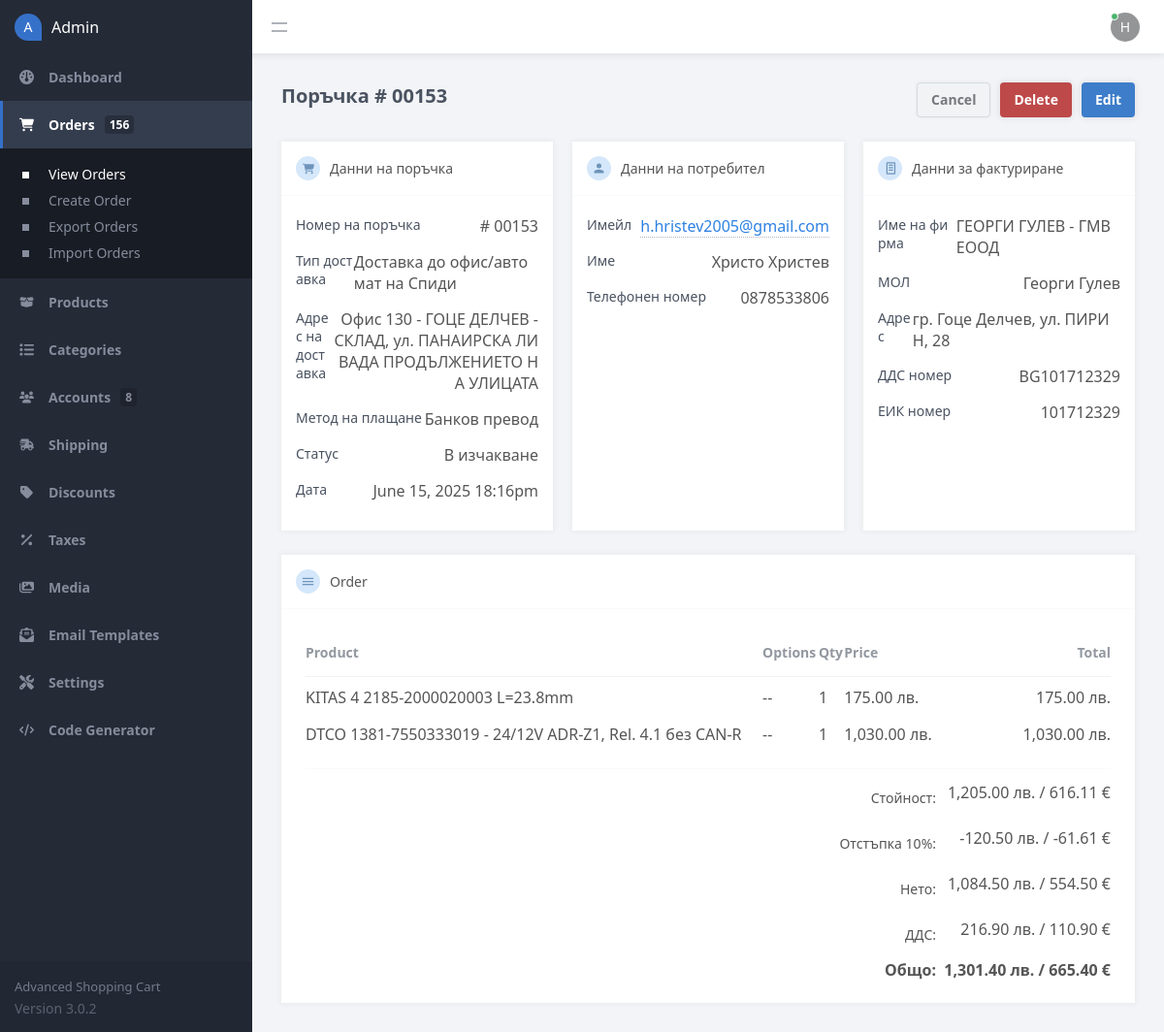
The app's page /admin/index.php?page=order&id=153 (signed in) with its own data.
### tables this page shows
CREATE TABLE `transactions` (
  `id` int(11) NOT NULL,
  `txn_id` varchar(255) NOT NULL,
  `payment_amount` decimal(7,2) NOT NULL,
  `payment_status` varchar(30) NOT NULL,
  `created` datetime NOT NULL,
  `payer_email` varchar(255) NOT NULL DEFAULT '',
  `first_name` varchar(100) NOT NULL DEFAULT '',
  `last_name` varchar(100) NOT NULL DEFAULT '',
  `address_street` varchar(255) NOT NULL DEFAULT '',
  `address_city` varchar(100) NOT NULL DEFAULT '',
  `address_state` varchar(100) NOT NULL DEFAULT '',
  `address_zip` varchar(50) NOT NULL DEFAULT '',
  `address_country` varchar(100) NOT NULL DEFAULT '',
  `account_id` int(11) DEFAULT NULL,
  `payment_method` varchar(50) NOT NULL DEFAULT 'website',
  `shipping_method` varchar(255) NOT NULL DEFAULT '',
  `shipping_amount` decimal(7,2) NOT NULL DEFAULT 0.00,
  `discount_code` varchar(50) NOT NULL DEFAULT '',
  `mol` varchar(30) NOT NULL,
  `company` varchar(30) NOT NULL,
  `address_company` varchar(50) NOT NULL,
  `dds` varchar(15) NOT NULL,
  `eik` varchar(15) NOT NULL,
  `speedy` varchar(5) NOT NULL,
  `tel` varchar(15) NOT NULL,
  `tracking_no` int(11) NOT NULL
);

CREATE TABLE `accounts` (
  `id` int(11) NOT NULL,
  `email` varchar(255) NOT NULL,
  `password` varchar(255) NOT NULL,
  `role` enum('Member','Admin','Workshop') NOT NULL DEFAULT 'Member',
  `first_name` varchar(100) NOT NULL,
  `last_name` varchar(100) NOT NULL,
  `address_street` varchar(255) NOT NULL,
  `address_city` varchar(100) NOT NULL,
  `address_state` varchar(100) NOT NULL,
  `address_zip` varchar(50) NOT NULL,
  `address_country` varchar(100) NOT NULL,
  `registered` datetime NOT NULL DEFAULT current_timestamp(),
  `workshop` int(1) NOT NULL,
  `mol` varchar(50) NOT NULL,
  `company` varchar(50) NOT NULL,
  `address_company` varchar(50) NOT NULL,
  `dds` varchar(50) NOT NULL,
  `eik` varchar(50) NOT NULL,
  `speedy` varchar(5) NOT NULL,
  `tel` varchar(15) NOT NULL,
  `status` varchar(255) NOT NULL
);

CREATE TABLE `transactions_items` (
  `id` int(11) NOT NULL,
  `txn_id` varchar(255) NOT NULL,
  `item_id` int(11) NOT NULL,
  `item_price` decimal(7,2) NOT NULL,
  `item_quantity` int(11) NOT NULL,
  `item_options` varchar(255) NOT NULL
);

CREATE TABLE `products` (
  `id` int(11) NOT NULL,
  `title` varchar(200) NOT NULL,
  `description` text NOT NULL,
  `sku` varchar(255) NOT NULL DEFAULT '',
  `price` decimal(7,2) NOT NULL,
  `rrp` decimal(7,2) NOT NULL DEFAULT 0.00,
  `quantity` int(11) NOT NULL,
  `created` datetime NOT NULL,
  `weight` decimal(7,2) NOT NULL DEFAULT 0.00,
  `url_slug` varchar(255) NOT NULL DEFAULT '',
  `product_status` tinyint(1) NOT NULL DEFAULT 1,
  `subscription` tinyint(1) NOT NULL DEFAULT 0,
  `subscription_period` int(11) NOT NULL DEFAULT 0,
  `subscription_period_type` varchar(50) NOT NULL DEFAULT 'day',
  `serial_number` varchar(50) NOT NULL
);

### admin/index.php (called while the page is built, shortened)
<?php
include '../functions.php';
$pdo = pdo_connect_mysql();
$page = isset($_GET['page']) && file_exists($_GET['page'] . '.php') ? $_GET['page'] : 'dashboard';
$accounts_total = $pdo->query('SELECT COUNT(*) AS total FROM accounts')->fetchColumn();
$orders_total = $pdo->query('SELECT COUNT(*) AS total FROM transactions')->fetchColumn();
include $page . '.php';
?>

### admin/order.php (the view, shortened to what this page needs)
<?php
$stmt = $pdo->prepare('SELECT ti.*, p.title FROM transactions t JOIN transactions_items ti ON ti.txn_id = t.txn_id LEFT JOIN products p ON p.id = ti.item_id WHERE t.id = ?');
$stmt->execute([ $_GET['id'] ]);
$order_items = $stmt->fetchAll(PDO::FETCH_ASSOC);
$stmt = $pdo->prepare('SELECT a.email, a.id AS a_id, a.first_name AS a_first_name, a.last_name AS a_last_name, a.address_street AS a_address_street, a.address_city AS a_address_city, a.address_state AS a_address_state, a.address_zip AS a_address_zip, a.address_country AS a_address_country, t.* FROM transactions t LEFT JOIN transactions_items ti ON ti.txn_id = t.txn_id LEFT JOIN accounts a ON a.id = t.account_id WHERE t.id = ?');
$stmt->execute([ $_GET['id'] ]);
$order = $stmt->fetch(PDO::FETCH_ASSOC);
$order['id'] = sprintf('%05d', $order['id']);
?>
<?=template_admin_header('Orders', 'orders')?>
<div class="content-title responsive-flex-wrap responsive-pad-bot-3">
    <h2 class="responsive-width-100">Поръчка # <?=$_GET['id']?></h2>
    <a href="index.php?page=orders" class="btn alt mar-right-2">Cancel</a>
    <a href="index.php?page=order&id=<?=$_GET['id']?>&delete=true" class="btn red mar-right-2" onclick="return confirm('Are you sure you want to delete this order?')">Delete</a>
    <a href="index.php?page=order_manage&id=<?=$_GET['id']?>" class="btn">Edit</a>
</div>
<div class="content-block-wrapper">
    <div class="content-block order-details">
        <div class="block-header">
            <div class="icon">
            </div>
            Данни на поръчка
        </div>
        <div class="order-detail">
            <h3>Номер на поръчка</h3>
            <p># <?=$order['id']?></p>
        </div>
                <div class="order-detail">
    <h3>Тип доставка</h3>
    <p>
        <?php
        if ($order['speedy'] === 'ofis') {
            echo 'Доставка до офис/автомат на Спиди';
        } elseif ($order['speedy'] === 'vrata') {
            echo 'Доставка до адрес със Спиди';
        }
        ?>
    </p>
</div>
        <div class="order-detail">
            <h3>Адрес на доставка</h3>
            <p style="text-align:right;"><?=htmlspecialchars($order['address_street'], ENT_QUOTES)?><br>
            </p>
        </div>
        <div class="order-detail">
            <h3>Метод на плащане</h3>
            <p><?=$order['payment_method']?></p>
        </div>
        <div class="order-detail">
            <h3>Статус</h3>
            <p><?=$order['payment_status']?></p>
        </div>
        <div class="order-detail">
            <h3>Дата</h3>
            <p><?=date('F j, Y H:ia', strtotime($order['created']))?></p>
        </div>
    </div>
    <div class="content-block order-details">
        <div class="block-header">
            <div class="icon">
                <svg width="15" height="15" xmlns="http://www.w3.org/2000/svg" viewBox="0 0 24 24"><path d="M12,4A4,4 0 0,1 16,8A4,4 0 0,1 12,12A4,4 0 0,1 8,8A4,4 0 0,1 12,4M12,14C16.42,14 20,15.79 20,18V20H4V18C4,15.79 7.58,14 12,14Z" /></svg>
            </div>
            Данни на потребител
        </div>
        <?php if ($order['email']): ?>
        <div class="order-detail">
            <h3>Имейл</h3>
            <p><a href="index.php?page=account&id=<?=$order['a_id']?>" target="_blank" class="link1" style="margin:0"><?=htmlspecialchars($order['email'], ENT_QUOTES)?></a></p>
        </div>
        <div class="order-detail">
            <h3>Име</h3>
            <p><?=htmlspecialchars($order['a_first_name'], ENT_QUOTES)?> <?=htmlspecialchars($order['a_last_name'], ENT_QUOTES)?></p>
        </div>
        <div class="order-detail">
            <h3>Телефонен номер</h3>
            <p><?=htmlspecialchars($order['tel'], ENT_QUOTES)?></p>
        </div>
        <?php else: ?>
        <p>The order is not associated with an account.</p>
        <?php endif; ?>
    </div>
    <div class="content-block order-details">
        <div class="block-header">
        <div class="icon">
    <svg width="15" height="15" xmlns="http://www.w3.org/2000/svg" viewBox="0 0 24 24">
        <path d="M19 2H8C6.9 2 6 2.9 6 4V20C6 21.1 6.9 22 8 22H19C20.1 22 21 21.1 21 20V4C21 2.9 20.1 2 19 2M19 20H8V4H19V20M10 6H17V8H10V6M10 10H17V12H10V10M10 14H17V16H10V14Z" />
    </svg>
</div>
            Данни за фактуриране
        </div>
        <div class="order-detail">
            <h3>Име на фирма</h3>
            <p><?=htmlspecialchars($order['company'], ENT_QUOTES)?></p>
        </div>
        <div class="order-detail">
            <h3>МОЛ</h3>
            <p><?=htmlspecialchars($order['mol'], ENT_QUOTES)?></p>
        </div>
        <div class="order-detail">
            <h3>Адрес</h3>
            <p><?=htmlspecialchars($order['address_company'], ENT_QUOTES)?></p>
        </div>
        <div class="order-detail">
            <h3>ДДС номер</h3>
            <p><?=htmlspecialchars($order['dds'], ENT_QUOTES)?></p>
        </div>
        <div class="order-detail">
            <h3>ЕИК номер</h3>
            <p><?=htmlspecialchars($order['eik'], ENT_QUOTES)?></p>
        </div>
    </div>
</div>
<div class="content-block">
    <div class="block-header">
        <div class="icon">
            <svg width="15" height="15" xmlns="http://www.w3.org/2000/svg" viewBox="0 0 24 24"><path d="M3,6H21V8H3V6M3,11H21V13H3V11M3,16H21V18H3V16Z" /></svg>
        </div>
        Order
    </div>
    <div class="table order-table">
        <table>
            <thead>
                <tr>
                    <td>Product</td>
                    <td>Options</td>
                    <td>Qty</td>
                    <td class="responsive-hidden">Price</td>
                    <td style="text-align:right;">Total</td>
                </tr>
            </thead>
            <tbody>
                <?php if (empty($order_items)): ?>
                <tr>
                    <td colspan="20" class="no-results">There are no order items.</td>
                </tr>
                <?php else: ?>
                <?php foreach ($order_items as $item): ?>
                <tr>
                    <td><?=$item['title'] ? htmlspecialchars($item['title'], ENT_QUOTES) : '(Product ' . $item['item_id'] . ')'?></td>
                    <td><?=$item['item_options'] ? htmlspecialchars(str_replace(',', ', ', $item['item_options']), ENT_QUOTES) : '--'?></td>
                    <td><?=$item['item_quantity']?></td>
                    <td class="responsive-hidden"><?=number_format($item['item_price'], 2)?> <?=currency_code?></td>
                    <td style="text-align:right;"><?=number_format($item['item_price']*$item['item_quantity'], 2)?> <?=currency_code?></td>
                </tr>
                <?php endforeach; ?>
                <?php endif; ?>
                <tr>
                    <td colspan="5" class="item-list-end"></td>
                </tr>
                <tr>
                    <td colspan="4" class="subtotal">Стойност:</td>
                    <td class="num"><?=number_format($order['payment_amount']/1.2/0.9, 2)?> <?=currency_code?> / <?=number_format($order['payment_amount']/1.2/0.9/1.95583, 2)?> €</td>
                </tr>
                <tr>
                    <td colspan="4" class="subtotal">Отстъпка 10%:</td>
                    <td class="num">-<?=number_format($order['payment_amount']/1.2/0.9*0.1, 2)?> <?=currency_code?> / -<?=number_format($order['payment_amount']/1.2/0.9*0.1/1.95583, 2)?> €</td>
                </tr>
                <tr>
                    <td colspan="4" class="subtotal">Нето:</td>
                    <td class="num"><?=number_format($order['payment_amount']/1.2, 2)?> <?=currency_code?> / <?=number_format($order['payment_amount']/1.2/1.95583, 2)?> €</td>
                </tr>
                <tr>
                    <td colspan="4" class="subtotal">ДДС:</td>
                    <td class="num"><?=number_format(($order['payment_amount']/1.2)* 0.2, 2)?> <?=currency_code?> / <?=number_format(($order['payment_amount']/1.2)* 0.2/1.95583, 2)?> €</td>
                </tr>
                <tr>
                    <td colspan="4" class="total"><b>Общо:</b></td>
                    <td class="num"><b><?=number_format($order['payment_amount'], 2)?> <?=currency_code?> / <?=number_format($order['payment_amount']/1.95583, 2)?> €</b></td>
                </tr>
            </tbody>
        </table>
    </div>
</div>
<?=template_admin_footer()?>

### records on screen
transactions: id "00153", address_street "Офис 130 - ГОЦЕ ДЕЛЧЕВ - СКЛАД, ул. ПАНАИРСКА ЛИВАДА ПРOДЪЛЖЕНИЕТО НА УЛИЦАТА", payment_method "Банков превод", payment_status "В изчакване", created "June 15, 2025 18:16pm", tel "0878533806", company "ГЕОРГИ ГУЛЕВ - ГМВ ЕООД", mol "Георги Гулев", address_company "гр. Гоце Делчев, ул. ПИРИН, 28", dds "BG101712329", eik "101712329", $order['payment_amount']/1.2/0.9 "1,205.00", $order['payment_amount']/1.2/0.9/1.95583 "616.11", $order['payment_amount']/1.2/0.9*0.1 "120.50", $order['payment_amount']/1.2/0.9*0.1/1.95583 "61.61", $order['payment_amount']/1.2 "1,084.50", $order['payment_amount']/1.2/1.95583 "554.50", ($order['payment_amount']/1.2)*0.2 "216.90", ($order['payment_amount']/1.2)*0.2/1.95583 "110.90", payment_amount "1,301.40", $order['payment_amount']/1.95583 "665.40"
accounts: email "h.hristev2005@gmail.com", first_name "Христо", last_name "Христев"
transactions_items: products.title "KITAS 4 2185-2000020003 L=23.8mm", item_quantity "1", item_price "175.00", $item['item_price']*$item['item_quantity'] "175.00"
transactions_items: products.title "DTCO 1381-7550333019 - 24/12V ADR-Z1, Rel. 4.1 без CAN-R", item_quantity "1", item_price "1,030.00", $item['item_price']*$item['item_quantity'] "1,030.00"

### other values on screen
$orders_total "156"
$accounts_total "8"
substr($_SESSION['account_name'], 0, 1) "H"
$_GET['id'] "00153"
currency_code "лв."
